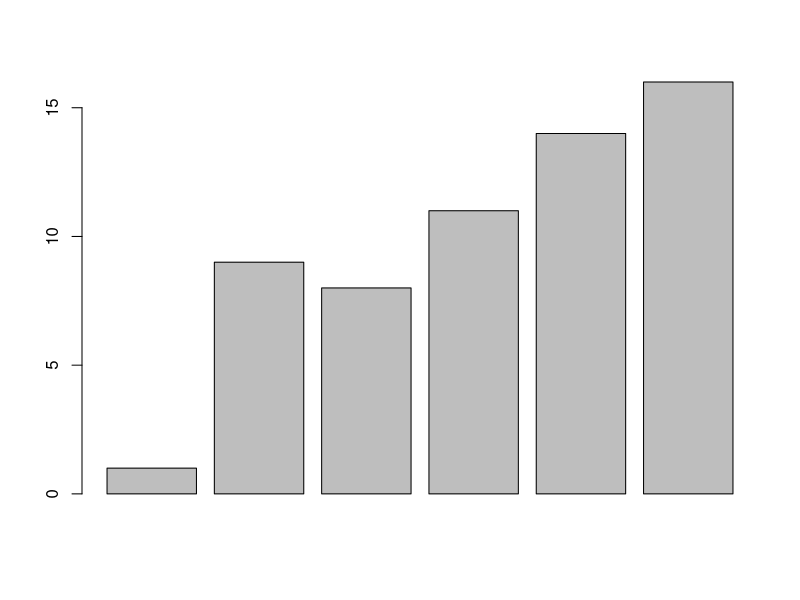
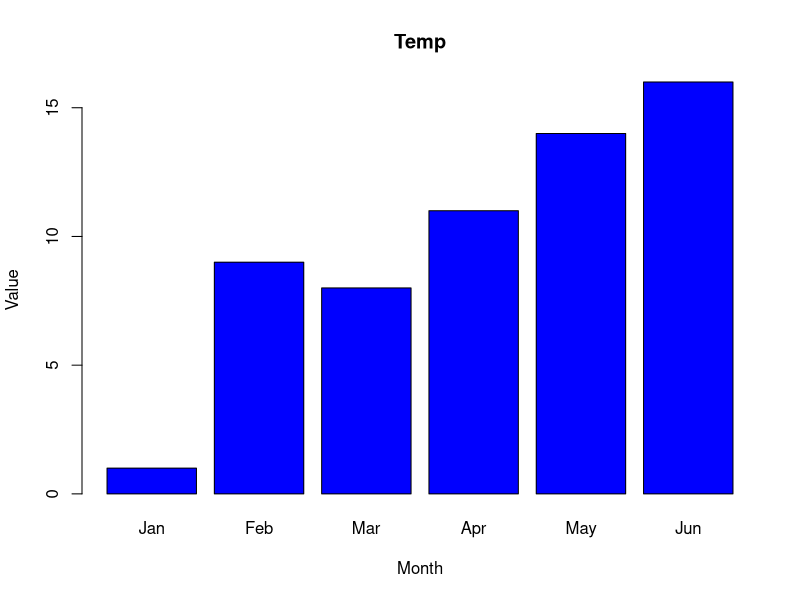
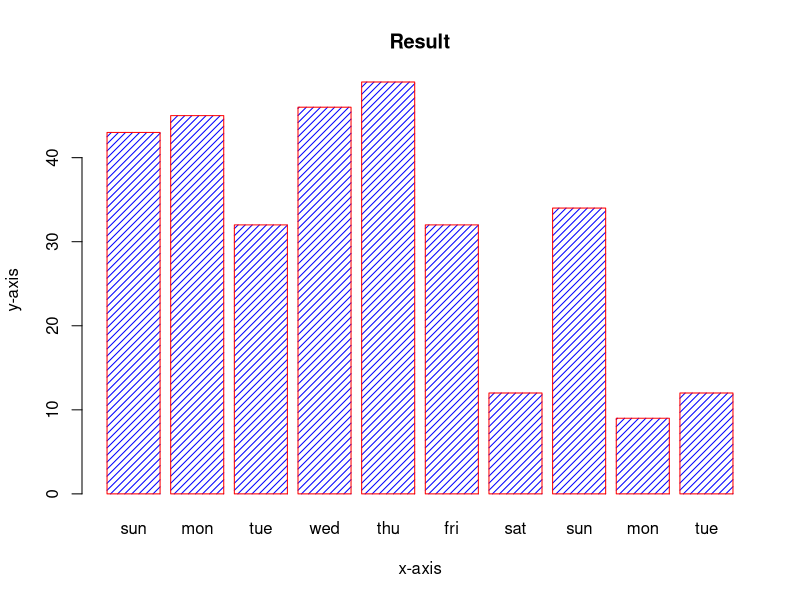
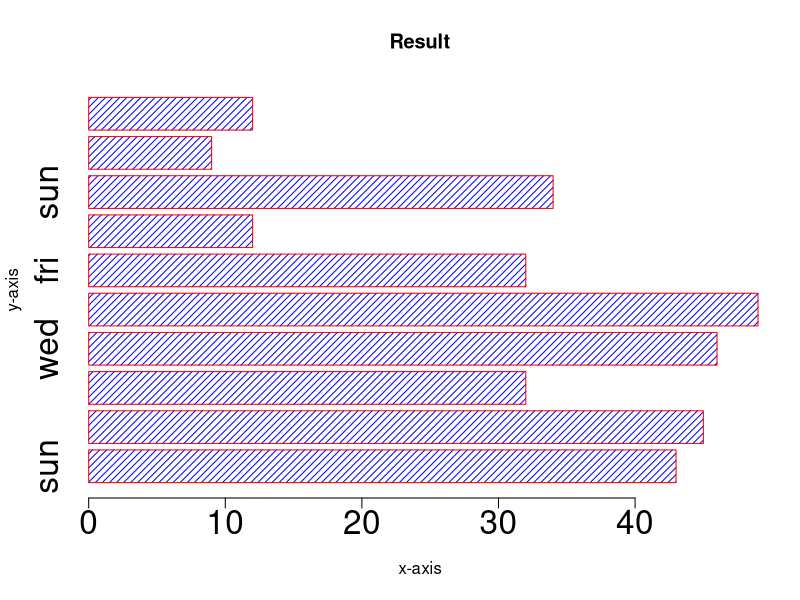
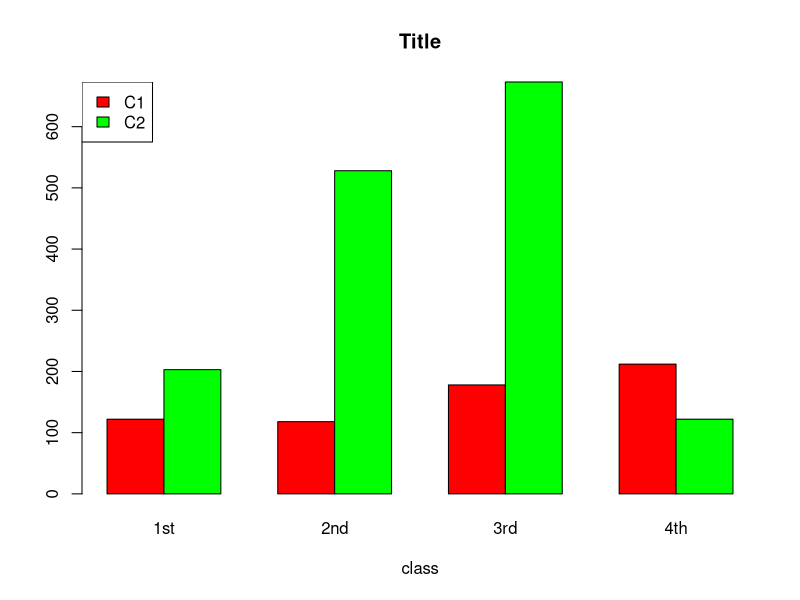

These charts were generated, in order, by the following R code: (Note: this script raises an error after producing the figures.)
#barplot
#is the most efficient ways of representing data
#can be used to summarize large data that show changes over time 
#barploat(input,leabel x-axis,title, )

a<-c(1,9,8,11,14,16)
barplot(a)
barplot(a,main="Temp",xlab="Month",ylab="Value",col="blue",names.arg = c("Jan","Feb", "Mar","Apr","May","Jun"))


temp<-c(43,45,32,46,49,32,12,34,9,12)
result<-barplot(temp,main="Result",xlab="x-axis",ylab="y-axis",
        names.arg=c("sun","mon","tue","wed","thu","fri","sat","sun","mon","tue"),
        col="blue",density=20,border="red")

result<-barplot(temp,main="Result",xlab="x-axis",ylab="y-axis",
                names.arg=c("sun","mon","tue","wed","thu","fri","sat","sun","mon","tue"),
                col="blue",density=20,border="red",cex.axis = 2,cex.names =2,horiz = TRUE)
result


#stacked bar chart
#for that we need the data in matrix form 
data<-matrix(c(122,203,118,528,178,673,212),nrow=2,ncol=4)
data
result <- barplot(data, main = "Title", xlab = "class",
                  names.arg = c("1st", "2nd", "3rd", "4th"),
                  col = c("red", "green"),beside=TRUE)

# Add legend after creating the plot
legend("topleft", c("C1", "C2"), fill = c("red", "green"))



#scatter plot
#are used to compare variable
y1<-seq(0,30,2)
x11<-seq(100,70,-2)
plot(x1,y1,main="Result",xlab="X-axis",ylab = "Y-axis",col="red",cex=1)

x2<-c(2,2,8,15,8,9,7,3,11,4,7,14,13)
y2<-c(100,105,84,105,90,99,90,95,94,100,79,112,91)
points(x2,y2,col="blue",cex=2)


v<-c(13,22,28,7,31)
plot(v,type="s",col="green",xlab="Months",ylab="Temprature")

v<-c(13,22,28,7,31)
w<-c(11,13,32,6,35)
x<-c(12,22,14,34,35)

plot(v,type="o",col="green",xlab="Month",ylab="temperature")
lines(w,type="o",col="red")
lines(x,type="o",col="blue")


#questions
v<-c(13,22,28,7,31)
w<-c(11,13,32,6,35)
x<-c(12,22,14,34,35)

plot(v,type="s",col="green",xlab="Month",main="Title",ylab="temperature")
lines(w,type="o",col="blue")
lines(x,type="s",col="black")

mat<-matrix(c(1:9),nrow = 3,ncol=3)
result <- barplot(mat, main = "Title", xlab = "class",
                  names.arg = c("1st", "2nd", "3rd"),
                  col = c("red", "green"),beside=TRUE)

v<-c(13,22,28,7,31)
w<-c(11,13,32,6,35)
plot(v,w,main="Result",xlab="X-axis",ylab = "Y-axis",col="red",cex=2)
x2<-c(13,11,4,14,13)
y2<-c(100,105,84,105,90)
points(x2,y2,col="green",cex=2)


